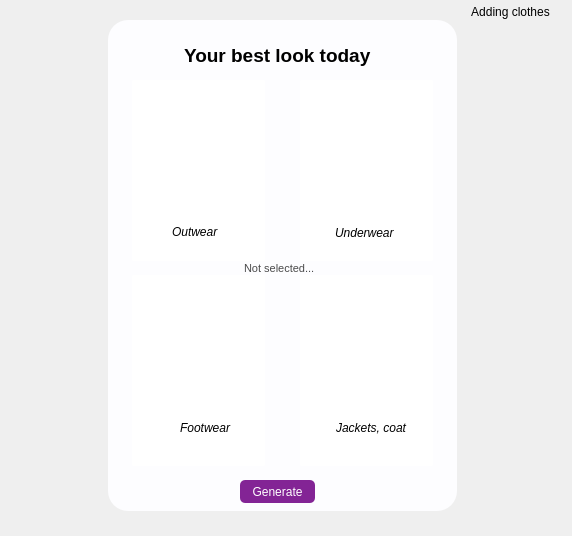
<?xml version="1.0" encoding="UTF-8"?>
<ui version="4.0">
 <class>Form</class>
 <widget class="QWidget" name="Form">
  <property name="geometry">
   <rect>
    <x>0</x>
    <y>0</y>
    <width>572</width>
    <height>536</height>
   </rect>
  </property>
  <property name="windowTitle">
   <string>Form</string>
  </property>
  <widget class="QStackedWidget" name="stackedWidget">
   <property name="enabled">
    <bool>true</bool>
   </property>
   <property name="geometry">
    <rect>
     <x>0</x>
     <y>0</y>
     <width>565</width>
     <height>541</height>
    </rect>
   </property>
   <property name="contextMenuPolicy">
    <enum>Qt::DefaultContextMenu</enum>
   </property>
   <property name="currentIndex">
    <number>0</number>
   </property>
   <widget class="QWidget" name="page">
    <widget class="QWidget" name="widget" native="true">
     <property name="geometry">
      <rect>
       <x>108</x>
       <y>20</y>
       <width>349</width>
       <height>491</height>
      </rect>
     </property>
     <property name="styleSheet">
      <string notr="true">border-radius: 20;
background-color: rgb(253, 253, 255);</string>
     </property>
     <widget class="QLabel" name="label_5">
      <property name="geometry">
       <rect>
        <x>76</x>
        <y>20</y>
        <width>193</width>
        <height>31</height>
       </rect>
      </property>
      <property name="font">
       <font>
        <family>Segoe UI</family>
        <pointsize>14</pointsize>
        <weight>75</weight>
        <bold>true</bold>
       </font>
      </property>
      <property name="styleSheet">
       <string notr="true">border: none;
background-color: rgba(0, 0, 0, 0);</string>
      </property>
      <property name="text">
       <string>Your best look today</string>
      </property>
     </widget>
     <widget class="QLabel" name="label_not_selected">
      <property name="geometry">
       <rect>
        <x>136</x>
        <y>240</y>
        <width>85</width>
        <height>16</height>
       </rect>
      </property>
      <property name="font">
       <font>
        <family>Segoe UI</family>
        <pointsize>8</pointsize>
       </font>
      </property>
      <property name="styleSheet">
       <string notr="true">color: rgba(0, 0, 0, 180);
border: none;
background-color: rgba(0, 0, 0, 0);</string>
      </property>
      <property name="text">
       <string>Not selected...</string>
      </property>
     </widget>
     <widget class="QPushButton" name="btn_generate">
      <property name="geometry">
       <rect>
        <x>132</x>
        <y>460</y>
        <width>75</width>
        <height>23</height>
       </rect>
      </property>
      <property name="styleSheet">
       <string notr="true">background: rgba(131, 36, 149, 255);
border: none;
color: #ffffff;
border-radius: 5;</string>
      </property>
      <property name="text">
       <string>Generate</string>
      </property>
     </widget>
     <widget class="QLabel" name="img_outwear">
      <property name="geometry">
       <rect>
        <x>24</x>
        <y>60</y>
        <width>133</width>
        <height>181</height>
       </rect>
      </property>
      <property name="styleSheet">
       <string notr="true">border-radius: 2;
border: none;
background-color: #fff;</string>
      </property>
      <property name="text">
       <string/>
      </property>
      <property name="alignment">
       <set>Qt::AlignLeading|Qt::AlignLeft|Qt::AlignTop</set>
      </property>
     </widget>
     <widget class="QLabel" name="img_underwear">
      <property name="geometry">
       <rect>
        <x>192</x>
        <y>60</y>
        <width>133</width>
        <height>181</height>
       </rect>
      </property>
      <property name="styleSheet">
       <string notr="true">border-radius: 2;
border: none;
background-color: #fff;

</string>
      </property>
      <property name="text">
       <string/>
      </property>
      <property name="alignment">
       <set>Qt::AlignLeading|Qt::AlignLeft|Qt::AlignTop</set>
      </property>
     </widget>
     <widget class="QLabel" name="img_footwear">
      <property name="geometry">
       <rect>
        <x>24</x>
        <y>255</y>
        <width>133</width>
        <height>191</height>
       </rect>
      </property>
      <property name="styleSheet">
       <string notr="true">border-radius: 2;
border: none;
background-color: #fff;
</string>
      </property>
      <property name="text">
       <string/>
      </property>
      <property name="alignment">
       <set>Qt::AlignLeading|Qt::AlignLeft|Qt::AlignTop</set>
      </property>
     </widget>
     <widget class="QLabel" name="img_jackets">
      <property name="geometry">
       <rect>
        <x>192</x>
        <y>255</y>
        <width>133</width>
        <height>191</height>
       </rect>
      </property>
      <property name="styleSheet">
       <string notr="true">border-radius: 2;
border: none;
background-color: #fff;</string>
      </property>
      <property name="text">
       <string/>
      </property>
      <property name="alignment">
       <set>Qt::AlignLeading|Qt::AlignLeft|Qt::AlignTop</set>
      </property>
     </widget>
     <widget class="QLabel" name="label_10">
      <property name="geometry">
       <rect>
        <x>64</x>
        <y>205</y>
        <width>61</width>
        <height>16</height>
       </rect>
      </property>
      <property name="font">
       <font>
        <family>Segoe UI</family>
        <pointsize>9</pointsize>
        <weight>50</weight>
        <italic>true</italic>
        <bold>false</bold>
       </font>
      </property>
      <property name="styleSheet">
       <string notr="true">border: none;
background-color: #fff;
</string>
      </property>
      <property name="text">
       <string>Outwear</string>
      </property>
      <property name="alignment">
       <set>Qt::AlignLeading|Qt::AlignLeft|Qt::AlignTop</set>
      </property>
     </widget>
     <widget class="QLabel" name="label_11">
      <property name="geometry">
       <rect>
        <x>227</x>
        <y>205</y>
        <width>73</width>
        <height>16</height>
       </rect>
      </property>
      <property name="font">
       <font>
        <family>Segoe UI</family>
        <pointsize>9</pointsize>
        <weight>50</weight>
        <italic>true</italic>
        <bold>false</bold>
       </font>
      </property>
      <property name="styleSheet">
       <string notr="true">border: none;
background-color: #fff;</string>
      </property>
      <property name="text">
       <string>Underwear</string>
      </property>
     </widget>
     <widget class="QLabel" name="label_12">
      <property name="geometry">
       <rect>
        <x>72</x>
        <y>400</y>
        <width>61</width>
        <height>16</height>
       </rect>
      </property>
      <property name="font">
       <font>
        <family>Segoe UI</family>
        <pointsize>9</pointsize>
        <weight>50</weight>
        <italic>true</italic>
        <bold>false</bold>
       </font>
      </property>
      <property name="styleSheet">
       <string notr="true">border: none;
background-color: #fff;
</string>
      </property>
      <property name="text">
       <string>Footwear</string>
      </property>
     </widget>
     <widget class="QLabel" name="label_13">
      <property name="geometry">
       <rect>
        <x>228</x>
        <y>400</y>
        <width>73</width>
        <height>16</height>
       </rect>
      </property>
      <property name="font">
       <font>
        <family>Segoe UI</family>
        <pointsize>9</pointsize>
        <weight>50</weight>
        <italic>true</italic>
        <bold>false</bold>
       </font>
      </property>
      <property name="styleSheet">
       <string notr="true">border: none;
background-color: #fff;</string>
      </property>
      <property name="text">
       <string>Jackets, coat</string>
      </property>
     </widget>
     <widget class="QLabel" name="label_name_outwear">
      <property name="geometry">
       <rect>
        <x>29</x>
        <y>220</y>
        <width>121</width>
        <height>16</height>
       </rect>
      </property>
      <property name="font">
       <font>
        <family>Segoe UI</family>
        <pointsize>9</pointsize>
       </font>
      </property>
      <property name="styleSheet">
       <string notr="true">border: none;
background-color: rgba(0, 0, 0, 0);
color: rgba(131, 36, 149, 255);
text-transform: capitalize;</string>
      </property>
      <property name="text">
       <string/>
      </property>
     </widget>
     <widget class="QLabel" name="label_name_underwear">
      <property name="geometry">
       <rect>
        <x>197</x>
        <y>220</y>
        <width>121</width>
        <height>16</height>
       </rect>
      </property>
      <property name="font">
       <font>
        <family>Segoe UI</family>
        <pointsize>9</pointsize>
       </font>
      </property>
      <property name="styleSheet">
       <string notr="true">border: none;
background-color: rgba(0, 0, 0, 0);
color: rgba(131, 36, 149, 255);
text-transform: capitalize;</string>
      </property>
      <property name="text">
       <string/>
      </property>
     </widget>
     <widget class="QLabel" name="label_name_footwear">
      <property name="geometry">
       <rect>
        <x>29</x>
        <y>420</y>
        <width>121</width>
        <height>16</height>
       </rect>
      </property>
      <property name="font">
       <font>
        <family>Segoe UI</family>
        <pointsize>9</pointsize>
       </font>
      </property>
      <property name="styleSheet">
       <string notr="true">border: none;
background-color: rgba(0, 0, 0, 0);
color: rgba(131, 36, 149, 255);
text-transform: capitalize;</string>
      </property>
      <property name="text">
       <string/>
      </property>
     </widget>
     <widget class="QLabel" name="label_name_jackets">
      <property name="geometry">
       <rect>
        <x>197</x>
        <y>420</y>
        <width>121</width>
        <height>16</height>
       </rect>
      </property>
      <property name="font">
       <font>
        <family>Segoe UI</family>
        <pointsize>9</pointsize>
       </font>
      </property>
      <property name="styleSheet">
       <string notr="true">border: none;
background-color: rgba(0, 0, 0, 0);
color: rgba(131, 36, 149, 255);</string>
      </property>
      <property name="text">
       <string/>
      </property>
      <property name="alignment">
       <set>Qt::AlignLeading|Qt::AlignLeft|Qt::AlignVCenter</set>
      </property>
     </widget>
    </widget>
    <widget class="QPushButton" name="pushButton_adding">
     <property name="geometry">
      <rect>
       <x>468</x>
       <y>0</y>
       <width>85</width>
       <height>23</height>
      </rect>
     </property>
     <property name="styleSheet">
      <string notr="true">border: none;
bakground-color: #ffffff;</string>
     </property>
     <property name="text">
      <string>Adding clothes</string>
     </property>
    </widget>
   </widget>
   <widget class="QWidget" name="page_2">
    <widget class="QLineEdit" name="line_name_clothes">
     <property name="geometry">
      <rect>
       <x>239</x>
       <y>347</y>
       <width>205</width>
       <height>20</height>
      </rect>
     </property>
     <property name="font">
      <font>
       <family>Segoe UI</family>
       <pointsize>10</pointsize>
      </font>
     </property>
     <property name="styleSheet">
      <string notr="true">border: 1px solid rgba(131, 36, 149, 255);
border-radius: 5;</string>
     </property>
    </widget>
    <widget class="QPushButton" name="btn_add_photo">
     <property name="geometry">
      <rect>
       <x>240</x>
       <y>390</y>
       <width>75</width>
       <height>23</height>
      </rect>
     </property>
     <property name="font">
      <font>
       <family>Segoe UI</family>
       <pointsize>10</pointsize>
      </font>
     </property>
     <property name="styleSheet">
      <string notr="true">border: none;</string>
     </property>
     <property name="text">
      <string>Add photo</string>
     </property>
    </widget>
    <widget class="QLabel" name="label_8">
     <property name="geometry">
      <rect>
       <x>194</x>
       <y>80</y>
       <width>157</width>
       <height>30</height>
      </rect>
     </property>
     <property name="font">
      <font>
       <family>Segoe UI</family>
       <pointsize>16</pointsize>
       <weight>75</weight>
       <bold>true</bold>
      </font>
     </property>
     <property name="text">
      <string>Adding clothes</string>
     </property>
    </widget>
    <widget class="QLabel" name="label_6">
     <property name="geometry">
      <rect>
       <x>99</x>
       <y>340</y>
       <width>133</width>
       <height>31</height>
      </rect>
     </property>
     <property name="font">
      <font>
       <family>Segoe UI</family>
       <pointsize>10</pointsize>
      </font>
     </property>
     <property name="text">
      <string>Name your garments:</string>
     </property>
    </widget>
    <widget class="Line" name="line_2">
     <property name="geometry">
      <rect>
       <x>116</x>
       <y>220</y>
       <width>309</width>
       <height>1</height>
      </rect>
     </property>
     <property name="styleSheet">
      <string notr="true">color: #000000;
background-color: #000000;</string>
     </property>
     <property name="orientation">
      <enum>Qt::Horizontal</enum>
     </property>
    </widget>
    <widget class="QPushButton" name="btn_add_clothes">
     <property name="geometry">
      <rect>
       <x>216</x>
       <y>440</y>
       <width>121</width>
       <height>31</height>
      </rect>
     </property>
     <property name="font">
      <font>
       <family>Segoe UI Light</family>
       <pointsize>10</pointsize>
      </font>
     </property>
     <property name="styleSheet">
      <string notr="true">background: rgba(131, 36, 149, 255);
border: none;
color: #ffffff;
border-radius: 5;</string>
     </property>
     <property name="text">
      <string>Add clothes</string>
     </property>
    </widget>
    <widget class="QWidget" name="layoutWidget_2">
     <property name="geometry">
      <rect>
       <x>86</x>
       <y>240</y>
       <width>371</width>
       <height>71</height>
      </rect>
     </property>
     <layout class="QVBoxLayout" name="verticalLayout_4">
      <item>
       <widget class="QLabel" name="label_7">
        <property name="font">
         <font>
          <family>Segoe UI</family>
          <pointsize>11</pointsize>
          <italic>false</italic>
          <underline>true</underline>
         </font>
        </property>
        <property name="text">
         <string>Weather season</string>
        </property>
        <property name="alignment">
         <set>Qt::AlignCenter</set>
        </property>
       </widget>
      </item>
      <item>
       <layout class="QHBoxLayout" name="horizontalLayout_3">
        <item>
         <widget class="QRadioButton" name="radioButton_21">
          <property name="font">
           <font>
            <family>Segoe UI</family>
           </font>
          </property>
          <property name="text">
           <string>Winter</string>
          </property>
         </widget>
        </item>
        <item>
         <widget class="QRadioButton" name="radioButton_8">
          <property name="font">
           <font>
            <family>Segoe UI</family>
           </font>
          </property>
          <property name="text">
           <string>Summer</string>
          </property>
         </widget>
        </item>
        <item>
         <widget class="QRadioButton" name="radioButton_7">
          <property name="font">
           <font>
            <family>Segoe UI</family>
           </font>
          </property>
          <property name="text">
           <string>Spring</string>
          </property>
         </widget>
        </item>
        <item>
         <widget class="QRadioButton" name="radioButton_6">
          <property name="font">
           <font>
            <family>Segoe UI</family>
           </font>
          </property>
          <property name="text">
           <string>Autumn</string>
          </property>
         </widget>
        </item>
       </layout>
      </item>
     </layout>
    </widget>
    <widget class="QWidget" name="layoutWidget_3">
     <property name="geometry">
      <rect>
       <x>86</x>
       <y>130</y>
       <width>371</width>
       <height>71</height>
      </rect>
     </property>
     <layout class="QVBoxLayout" name="verticalLayout_5">
      <item>
       <widget class="QLabel" name="label_9">
        <property name="font">
         <font>
          <family>Segoe UI</family>
          <pointsize>11</pointsize>
          <italic>false</italic>
          <underline>true</underline>
         </font>
        </property>
        <property name="text">
         <string>Type clothes</string>
        </property>
        <property name="alignment">
         <set>Qt::AlignCenter</set>
        </property>
       </widget>
      </item>
      <item>
       <layout class="QHBoxLayout" name="horizontalLayout_4">
        <item>
         <widget class="QRadioButton" name="radioButton">
          <property name="font">
           <font>
            <family>Segoe UI</family>
           </font>
          </property>
          <property name="text">
           <string>Outwear</string>
          </property>
         </widget>
        </item>
        <item>
         <widget class="QRadioButton" name="radioButton_2">
          <property name="font">
           <font>
            <family>Segoe UI</family>
           </font>
          </property>
          <property name="text">
           <string>Underwear</string>
          </property>
         </widget>
        </item>
        <item>
         <widget class="QRadioButton" name="radioButton_3">
          <property name="font">
           <font>
            <family>Segoe UI</family>
           </font>
          </property>
          <property name="text">
           <string>Footwear</string>
          </property>
         </widget>
        </item>
        <item>
         <widget class="QRadioButton" name="radioButton_4">
          <property name="font">
           <font>
            <family>Segoe UI</family>
           </font>
          </property>
          <property name="text">
           <string>Jackets, coat</string>
          </property>
         </widget>
        </item>
       </layout>
      </item>
     </layout>
    </widget>
    <widget class="QPushButton" name="pushButton_look">
     <property name="geometry">
      <rect>
       <x>480</x>
       <y>0</y>
       <width>75</width>
       <height>23</height>
      </rect>
     </property>
     <property name="styleSheet">
      <string notr="true">border: none;
bakground-color: #ffffff;</string>
     </property>
     <property name="text">
      <string>Look today</string>
     </property>
    </widget>
   </widget>
  </widget>
 </widget>
 <resources/>
 <connections/>
</ui>
